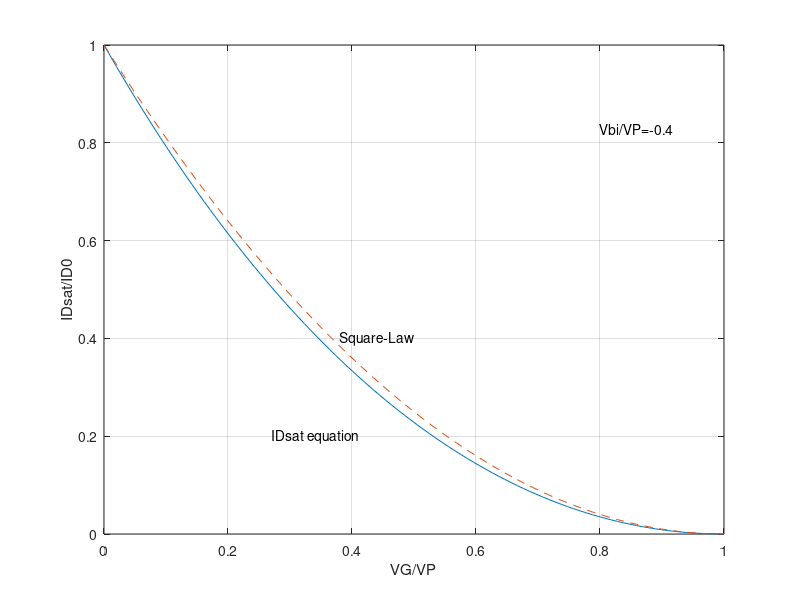

MATLAB code to generate this figure:
%Problem 3:
clc;
clear;
close;
%Computational Parameters 
z=-0.4;
x=linspace(0,1);
 
%P-Theory (y=IDsat/ID0)
Numerator=x-1-(2/3)*(z-1)*(1-((z-x)./(z-1)).^(1.5));
Denominator=-1-(2/3)*(z-1)*(1-(z./(z-1)).^(1.5));
yP=Numerator./Denominator;
%Square-Law Theory
yS=(1-x).^2;
 
%Plot
close
plot(x,yP,x,yS,'--');
grid;
xlabel('VG/VP');
ylabel('IDsat/ID0');
text(0.38,0.4,'Square-Law');
text(0.27,0.2,'IDsat equation');
text(0.8,0.83,'Vbi/VP=-0.4');
